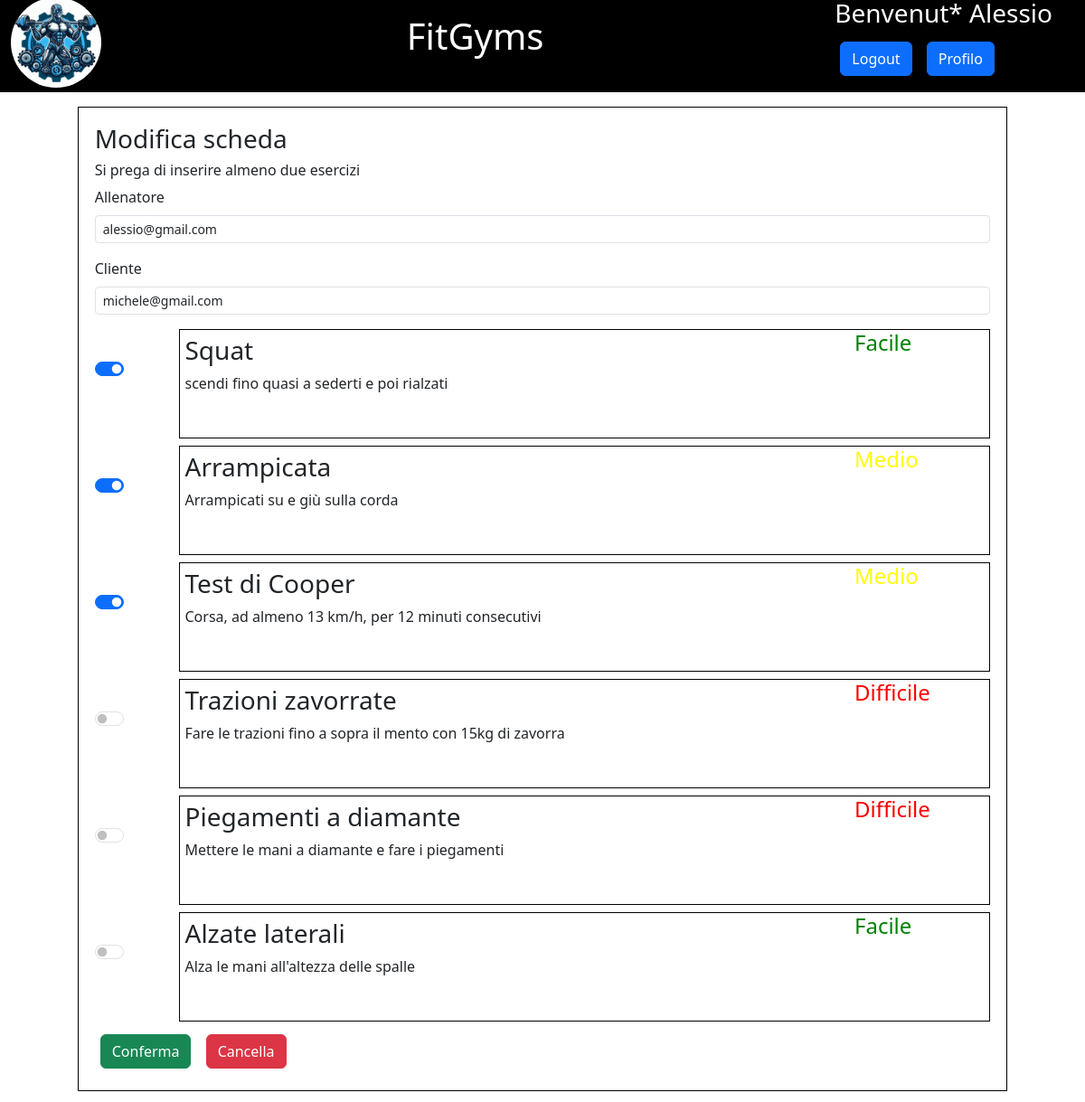
The page /modifica_scheda0 (signed in) on the database its author committed.
### tables this page shows
CREATE TABLE SCHEDA(
    ID INTEGER,
    CLIENTE VARCHAR(50) NOT NULL,
    ALLENATORE VARCHAR(50) NOT NULL,
    ESERCIZI VARCHAR(200) NOT NULL,
    RATING INTEGER NOT NULL DEFAULT -1 CHECK(RATING>=1 AND RATING <=5 OR RATING == -1),

    PRIMARY KEY(ID),
    FOREIGN KEY (ALLENATORE) REFERENCES UTENTE(EMAIL),
    FOREIGN KEY (CLIENTE) REFERENCES UTENTE(EMAIL)
);

CREATE TABLE "ALLENAMENTI"
(
    ID      INTEGER
        primary key,
    EMAIL   VARCHAR(40)
        references UTENTE,
    TITOLO  VARCHAR(100)      not null,
    DESC    VARCHAR(200)      not null,
    LIVELLO INTEGER           not null,
    TIPO    INTEGER default 0 not null,
    DATA    VARCHAR(15)       not null,
    check (LIVELLO >= 0 AND LIVELLO <= 2),
    check (TIPO == 0 OR TIPO == 1)
);

### app.py (the view)
@app.route("/modifica_scheda<int:val>")
@login_required
def modifica_scheda(val):
    scheda = interazioniBD.get_scheda(val, BASEDATI)
    if current_user.is_authenticated and current_user.RUOLO and scheda and current_user.id == scheda['ALLENATORE']:
        esercizi = interazioniBD.trova_tutti_esercizi(current_user.id, BASEDATI)
        presenti = set()
        for esercizio in scheda['ESERCIZI']:
            presenti.add(esercizio['ID'])
        duplicati = set()
        for i in range(0, len(esercizi), 1):
            if esercizi[i]['ID'] in presenti:
                duplicati.add(i)
        for item in sorted(duplicati, reverse=True):
            esercizi.pop(item)
        return render_template('modifica_scheda.html', scheda=scheda, utente=current_user,
                               esercizi=esercizi)
    else:
        app.logger.error("Utente non valido")
        return redirect(url_for('profilo_allenatore', errore='00'))

### app.py (called while the page is built)
@login_manager.user_loader
def load_user(user_id):
    db_user = interazioniBD.get_dati_utente(user_id, BASEDATI)
    user = User(email=db_user['EMAIL'], nome=db_user['NOME'], password=db_user['PASSWORD'], ruolo=db_user['RUOLO'],
                cognome=db_user['COGNOME'])
    return user

### interazioniBD.py (called while the page is built)
def get_dati_utente(email, PERCORSO):
    if email != ANONIMO_EMAIL:
        conn = sqlite3.connect(PERCORSO)
        c = conn.cursor()
        query = "SELECT * FROM UTENTE WHERE EMAIL = ?"
        try:
            c.execute(query, (email, ))
            row = c.fetchone()
            row = list(row)
            dati = {
                'EMAIL': row[0],
                'PASSWORD': row[1],
                'NOME': row[2],
                'COGNOME': row[3],
                'RUOLO': row[4]
            }
        except Exception:
            dati = False
        c.close()
        conn.close()
    else:
        dati = {
            'EMAIL': ANONIMO_EMAIL,
            'NOME': "Utente",
            "COGNOME": "anonimo"
        }
    return dati

def trova_tutti_esercizi(personal, percorso):
    conn = sqlite3.connect(percorso)
    cursor = conn.cursor()
    esercizi = list()
    query = ("SELECT * FROM ALLENAMENTI "
             "WHERE TIPO=? OR EMAIL=?"
             "ORDER BY DATA DESC, ID DESC")
    try:
        cursor.execute(query, (1, personal))
        for row in list(cursor.fetchall()):
            esercizi.append({
                "ID": int(row[0]),
                "EMAIL": row[1],
                "TITOLO": row[2],
                "DESC": row[3],
                "DIFF": int(row[4]),
                "VIS": int(row[5]),
                "DATA": row[6],
                "AUTORE": get_dati_utente(row[1], percorso)['NOME'] + " " + get_dati_utente(row[1], percorso)['COGNOME']
            })
    except Exception:
        esercizi = list()
    cursor.close()
    conn.close()
    return esercizi

### templates/modifica_scheda.html (shortened to what this page needs)
{% extends "header_nav.html" %}
{% block head %}
    <link rel="stylesheet" type="text/css" href="{{ url_for('static', filename='cssFiles/modifica_scheda.css') }}" />
{% endblock %}
{% block content %}
<div id="contenuto">
    <main>
        <form action="{{ url_for('modifica_scheda_success', val=scheda['ID']) }}" method="POST" id="modifica_scheda_success" enctype="multipart/form-data">
            <h3>Modifica scheda</h3>
            <h6>Si prega di inserire almeno due esercizi</h6>
            <section class="form-area border-0">
                <div class="mb-3">
                    <label for="ALLENATORE" class="form-label">Allenatore</label>
                    <input class="form-control form-control-sm " type="email" id="ALLENATORE" name="ALLENATORE"
                           minlength="8" maxlength="50" readonly required value="{{scheda['ALLENATORE']}}"/>
                  </div>
                  <div class="mb-3">
                      <label for="CLIENTE" class="form-label">Cliente </label>
                      <input class="form-control form-control-sm " type="email" id="CLIENTE" name="CLIENTE"
                             minlength="8" maxlength="50" readonly required value="{{scheda['CLIENTE']}}"/>
                  </div>
                  {% for esercizio in scheda['ESERCIZI'] %}
                  <div class="form-check form-switch singola-scelta">
                      <input class="form-check-input left" type="checkbox" value="{{esercizio.ID}}"
                             id="{{esercizio.ID}}" name="{{esercizio.ID}}" checked>
                      <label class="form-check-label posizione" for="{{esercizio.ID}}">
                          <article class="esercizio">
                              <h3 class="titolo">{{esercizio.TITOLO}}</h3>
                              {% if esercizio.DIFF == 0 %}
                                <h4 class="diff facile">Facile</h4>
                              {% elif esercizio.DIFF == 1 %}
                                <h4 class="diff medio">Medio</h4>
                              {% else %}
                                <h4 class="diff difficile">Difficile</h4>
                              {% endif %}
                              <p class="desc">{{esercizio.DESC}}</p>
                          </article>
                      </label>
                  </div>
                      {% endfor %}
                  {% for esercizio in esercizi %}
                  <div class="form-check form-switch singola-scelta">
                      <input class="form-check-input left" type="checkbox" value="{{esercizio.ID}}"
                             id="{{esercizio.ID}}" name="{{esercizio.ID}}">
                      <label class="form-check-label posizione" for="{{esercizio.ID}}">
                          <article class="esercizio">
                              <h3 class="titolo">{{esercizio.TITOLO}}</h3>
                              {% if esercizio.DIFF == 0 %}
                                <h4 class="diff facile">Facile</h4>
                              {% elif esercizio.DIFF == 1 %}
                                <h4 class="diff medio">Medio</h4>
                              {% else %}
                                <h4 class="diff difficile">Difficile</h4>
                              {% endif %}
                              <p class="desc">{{esercizio.DESC}}</p>
                          </article>
                      </label>
                  </div>
                      {% endfor %}
              </section>
              <article class="form-footer">
                  <button type="submit" class="btn submit btn-success">Conferma</button>
                  <button type="reset" class="btn reset btn-danger">Cancella</button>
              </article>
          </form>
      </main>
</div>
{% endblock %}

### static/cssFiles/modifica_scheda.css (style rules this page uses)
#contenuto { align-content: center; display: grid; grid-template-columns: 1fr 12fr 1fr; }
main { margin-top:8.5vw; margin-bottom: 1vw; border: 0.1vw black solid; grid-column: 2; grid-row:1; }
form { margin: 1.5vw; }
.singola-scelta { display: grid; grid-template-columns: 1fr 17fr; grid-template-rows: 1fr; }
.left { grid-row:1; grid-column: 1; margin:3vw; }
.esercizio { grid-column: 2; grid-row: 1; border: 0.1vw black solid; display: grid; grid-template-columns: 5fr 1fr; grid-template-rows:2fr 3fr; margin-bottom:0.5vw; }
.titolo { margin-top:0.5vw; margin-left:0.5vw; grid-row:1; grid-column: 1; }
.diff { grid-row:1; grid-column:2; }
.facile { color:green; }
.medio { color:yellow; }
.difficile { color:red; }
.desc { margin-left:0.5vw; grid-row:2; grid-column: 1/3; }
.btn { margin:0.5vw; }

### rows shown on the page
SCHEDA: ALLENATORE "alessio@gmail.com", CLIENTE "michele@gmail.com"
ALLENAMENTI: TITOLO "Squat", shows "Facile", DESC "scendi fino quasi a sederti e poi rialzati"
ALLENAMENTI: TITOLO "Arrampicata", shows "Medio", DESC "Arrampicati su e giù sulla corda"
ALLENAMENTI: TITOLO "Test di Cooper", shows "Medio", DESC "Corsa, ad almeno 13 km/h, per 12 minuti consecutivi"
ALLENAMENTI: TITOLO "Trazioni zavorrate", shows "Difficile", DESC "Fare le trazioni fino a sopra il mento con 15kg di zavorra"
ALLENAMENTI: TITOLO "Piegamenti a diamante", shows "Difficile", DESC "Mettere le mani a diamante e fare i piegamenti"
ALLENAMENTI: TITOLO "Alzate laterali", shows "Facile", DESC "Alza le mani all'altezza delle spalle"
